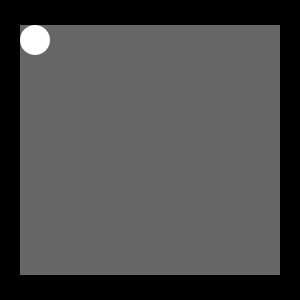
Frame 1 (no input)
Frame 60 (the mouse pressed at the canvas centre just before this capture): identical to frame 1, image omitted
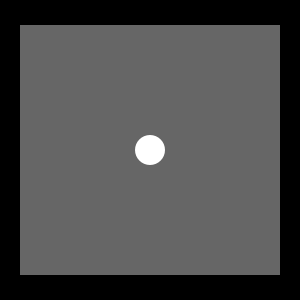
Frame 120 (the mouse held since frame 60 and released just before this capture)

The Processing sketch that drew these frames (run headless with seeded random() and noise(); from frame 60 on, the mouse is pressed at the canvas centre):

// Processing sketch: Constrain
// ── Constrain.pde
// This sketch demonstrates how to use the constrain method to limit numbers
// to a range. This can be used to restrict drawing to parts of the screen.

void setup() {
    size(300, 300);
    noStroke();
}

void draw() {
    background(0);
    // Limits variable mx between 35 and 265
    int mx = constrain(mouseX, 35, 265);
    // Limits variable my between 40 and 260
    int my = constrain(mouseY, 40, 260);

    fill(102);
    rect(20, 25, 260, 250);

    fill(255);
    ellipse(mx, my, 30, 30);
}
